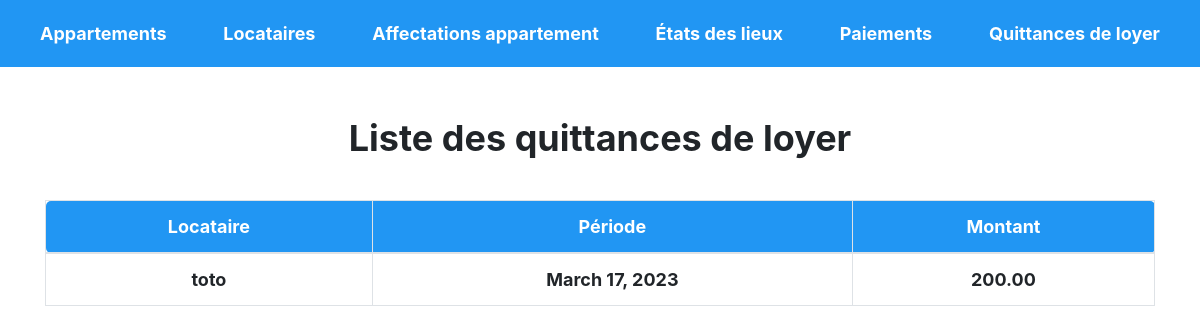
The app's page /index/quittance_loyer_list, older data.
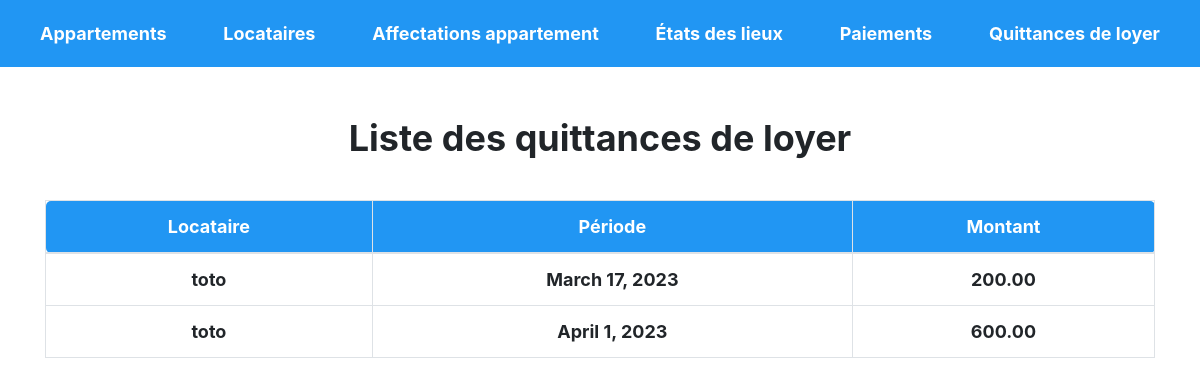
The same page, newer data.
### gestion_locataire/models.py (models this page shows)
class QuittanceLoyer(models.Model):
    locataire = models.ForeignKey(Locataire, on_delete=models.CASCADE)
    periode = models.DateField()
    montant = models.DecimalField(max_digits=10, decimal_places=2)

class Locataire(models.Model):
    nom = models.CharField(max_length=100)
    adresse = models.CharField(max_length=200)
    numero_telephone = models.CharField(max_length=20)
    adresse_email = models.EmailField()
    def __str__(self):
        return self.nom

### gestion_locataire/views.py (the view)
# urls.py: path('quittance_loyer_list', views.quittance_loyer_list, name='quittance_loyer_list'),
def quittance_loyer_list(request):
    quittance_loyers = QuittanceLoyer.objects.all()
    return render(request, 'gestion_locataire/quittance_loyer_list.html', {'quittance_loyers': quittance_loyers})

### gestion_locataire/templates/gestion_locataire/quittance_loyer_list.html (shortened to what this page needs)
<!DOCTYPE html>
<html>
  <head>
    <link rel="stylesheet" href="https://maxcdn.bootstrapcdn.com/bootstrap/4.0.0/css/bootstrap.min.css">
  </head>
  <body>
    <div class="navbar">
      <a href="{% url 'appartement_list' %}">Appartements</a>
      <a href="{% url 'locataire_list' %}">Locataires</a>
      <a href="{% url 'affectation_appartement_list' %}">Affectations appartement</a>
      <a href="{% url 'etat_des_lieux_list' %}">États des lieux</a>
      <a href="{% url 'paiement_list' %}">Paiements</a>
      <a href="{% url 'quittance_loyer_list' %}">Quittances de loyer</a>
    </div>
    <div class="container">
        <h1 class="text-center">Liste des quittances de loyer</h1>
        <table class="table table-bordered">
          <thead>
            <tr>
              <th>Locataire</th>
              <th>Période</th>
              <th>Montant</th>
            </tr>
          </thead>
          <tbody>
            {% for quittance_loyer in quittance_loyers %}
            <tr>
              <td>{{ quittance_loyer.locataire }}</td>
              <td>{{ quittance_loyer.periode }}</td>
              <td>{{ quittance_loyer.montant }}</td>
            </tr>
            {% endfor %}
          </tbody>
        </table>
      </div>
  </body>
</html>

Row changes from the older to the newer data that the page shows:
added QuittanceLoyer: locataire "toto", periode "April 1, 2023", montant "600.00"
